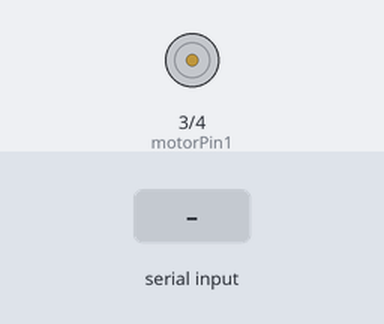
A sketch run on a simulated Arduino Uno, built with avr-gcc and run on an emulated ATmega328P. Shown: motor-driver pin pairs drawn as motors (green arrow = first pin HIGH = forward, orange = second pin HIGH = backward, longer = more drive, scaled by the enable pin). The inputs (shaded band) are chosen by the test bench.

Above: at 1.2 s.
1.3 s: "f" received over Serial
At 2.2 s:
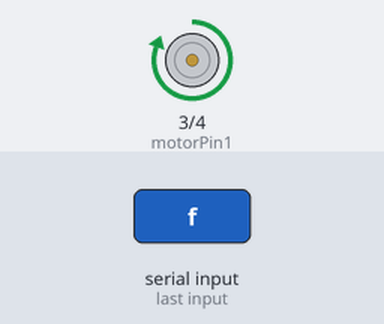
2.8 s: "b" received over Serial
At 3.3 s:
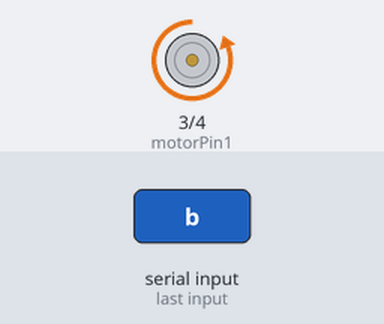
4.3 s: "s" received over Serial
At 5.7 s:
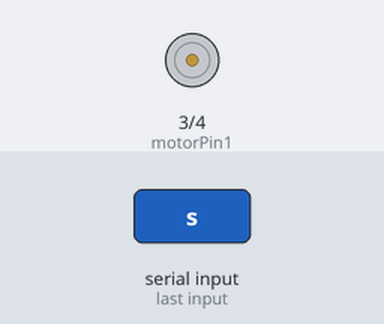
Timing chart, 0 to 7.3 s (numbered marks = the images above; inputs shaded):
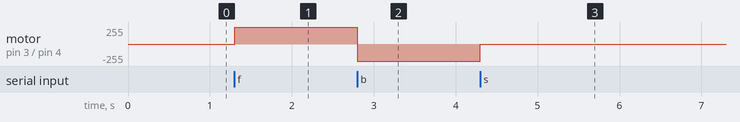

The sketch:

ardunio_pc_connect_motor_control.ino
```cpp
int motorPin1 = 3; // Motor sürücüsünün IN1 pini
int motorPin2 = 4; // Motor sürücüsünün IN2 pini
int enPin = 5;     // Motor sürücüsünün Enable pini (PWM)

void setup() {
  Serial.begin(9600); // Bilgisayar ile seri haberleşme
  pinMode(motorPin1, OUTPUT);
  pinMode(motorPin2, OUTPUT);
  pinMode(enPin, OUTPUT);
}

void loop() {
  if (Serial.available() > 0) {
    char command = Serial.read(); // Bilgisayardan gelen komutu oku

    if (command == 'f') { // İleri komutu
      digitalWrite(motorPin1, HIGH);
      digitalWrite(motorPin2, LOW);
      analogWrite(enPin, 255); // Hız (0-255)
    } else if (command == 'b') { // Geri komutu
      digitalWrite(motorPin1, LOW);
      digitalWrite(motorPin2, HIGH);
      analogWrite(enPin, 255); // Hız (0-255)
    } else if (command == 's') { // Durdurma komutu
      analogWrite(enPin, 0); // Motoru durdur
    }
  }
}
```

Measured:
- after the input at 1.3 s, motor on pin 3 (motorPin1) / pin 4 (motorPin2): stopped → forward 255/255 at once
- after the input at 2.8 s, motor on pin 3 (motorPin1) / pin 4 (motorPin2): forward 255/255 → backward 255/255 at once
- after the input at 4.3 s, motor on pin 3 (motorPin1) / pin 4 (motorPin2): backward 255/255 → stopped at once
